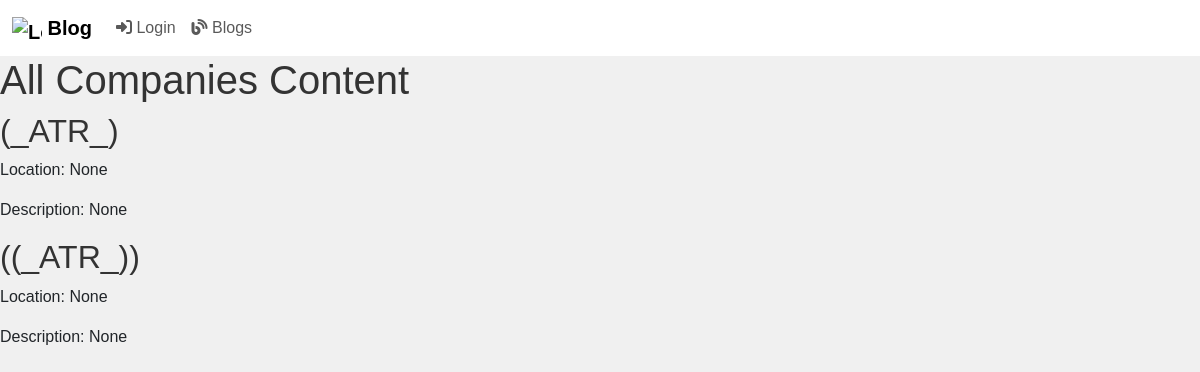
The page /all_companies_content/ on the database as committed earlier.
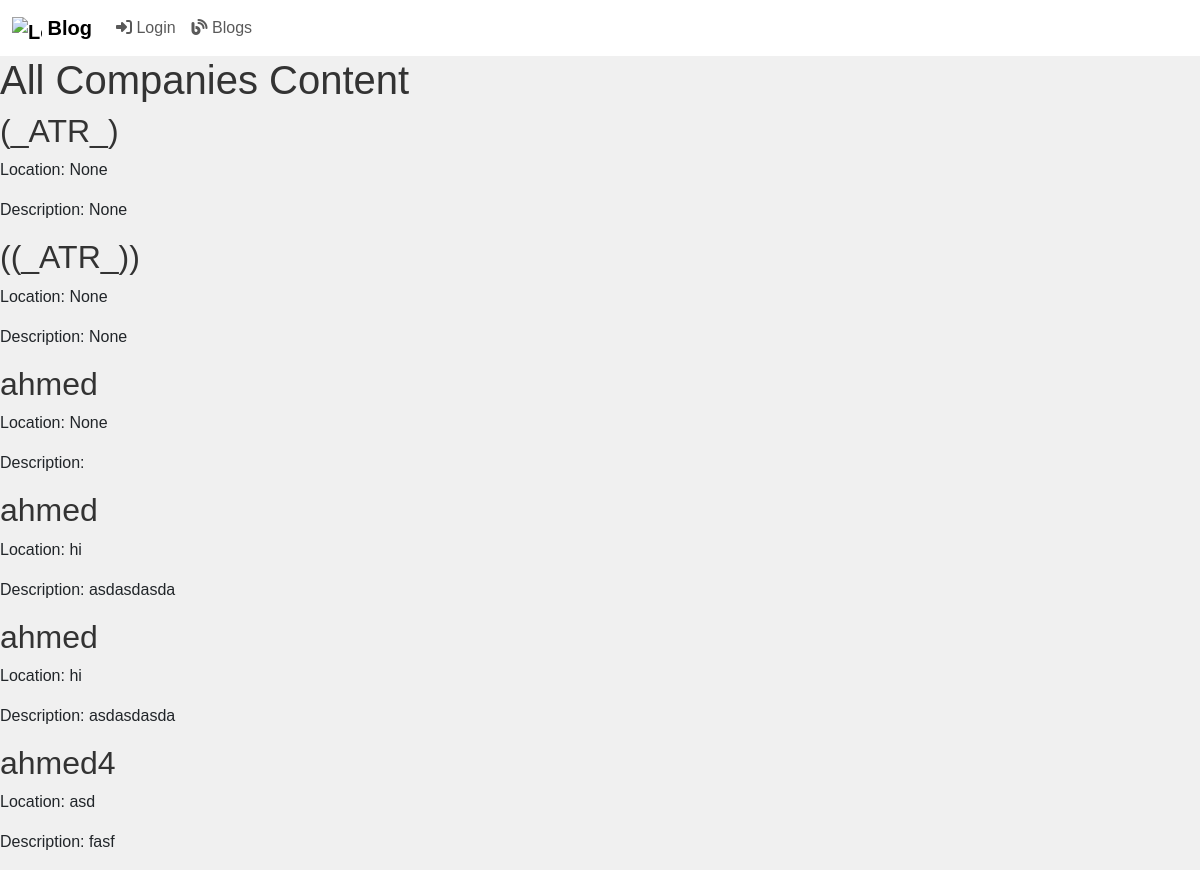
The same page on the database as committed later.
### myApp/models.py (models this page shows, shortened)
class Company(models.Model):
  ID = models.BigAutoField(auto_created = True, primary_key=True, verbose_name="ID")
  name = models.CharField(max_length=30)
  manager = models.ForeignKey(User, on_delete=models.CASCADE, blank=False)
  location = models.CharField(max_length=100, null=True, blank=True)
  description = models.TextField(null=True, blank=True)

### myApp/views.py (the view)
# urls.py: path('all_companies_content/', views.all_company, name='all_companies_content'),
def all_company(request):
    companies = Company.objects.all()
    company_content = {}
    for company in companies:
        content = Content.objects.filter(company=company)
        company_content[company] = content
    return render(request, 'blog/company_content.html', {'company_content': company_content})

### myApp/templates/Blog/company_content.html (shortened to what this page needs)
<!DOCTYPE html>
<html lang="en">
	{% load static %} {% load crispy_forms_tags %}
<head>
    <link href="{% static 'css/bootstrap.css' %}" rel="stylesheet" />
    <link href="{% static 'css/home.css' %}" rel="stylesheet" />
</head>
<body>
    {% include "Blog/blogNavBar.html" %}
    <h1>All Companies Content</h1>
    {% for company, content in company_content.items %}
    <h2>{{ company.name }}</h2>
    <p>Location: {{ company.location }}</p>
    <p>Description: {{ company.description }}</p>
    {% empty %}
    <p>No content available for this company.</p>
    {% endfor %}
</body>
</html>

### myApp/templates/Blog/blogNavBar.html (shortened to what this page needs)
{% block content %}
{% load my_custom_tags %}
<nav class="navbar sticky-top navbar-expand-lg" style="background-color: white;">
	<div class="container-fluid">
    <a class="navbar-brand" href="{% url 'showBlogs' %}">
      <img src="https://getbootstrap.com/docs/5.3/assets/brand/bootstrap-logo.svg" alt="Logo" width="30" height="24" class="d-inline-block align-text-top">
      Blog
    </a>
	<link rel="stylesheet" href="https://cdnjs.cloudflare.com/ajax/libs/font-awesome/6.1.0/css/all.min.css">
		<div class="collapse navbar-collapse" id="navbarSupportedContent">
			<ul class="navbar-nav mr-auto">
				{% if user.is_authenticated %}
				<li class="nav-item">
					<a class="nav-link" href="{% url 'user' %}">
						<i class="fas fa-user"></i> {{ user.username }}
					</a>
				</li>
				<li class="nav-item">
					<a class="nav-link" href="{% url 'logout' %}">
						<i class="fas fa-sign-out-alt"></i> Logout
					</a>
				</li>
				<li class="nav-item">
					<a class="nav-link" href="{% url 'password_change' %}">
						<i class="fas fa-key"></i> Change Password
					</a>
				</li>
				{% else %}
				<li class="nav-item">
					<a class="nav-link" href="{% url 'login' %}">
						<i class="fas fa-sign-in-alt"></i> Login
					</a>
				</li>
				{% endif %}
				<li class="nav-item">
					<a class="nav-link" href="{% url 'showBlogs' %}">
						<i class="fas fa-blog"></i> Blogs
					</a>
				</li>
			</ul>
			</div>
		</div>
</nav>
{% endblock %}

### static/css/home.css (style rules this page uses)
body { background-color: #f5f5f5; }
a { text-decoration: none; color: #007bff; font-weight: 700; }

### myApp/templates/Blog/company_content.html (style rules this page uses)
body { font-family: Arial, sans-serif; background-color: #f0f0f0; margin: 0; padding: 0; }
h1, h2, h3 { color: #333; }

Rows that differ between the two databases and show on the page:
added Company: name "ahmed", location "None"
added Company: name "ahmed", location "hi", description "asdasdasda"
added Company: name "ahmed", location "hi", description "asdasdasda"
added Company: name "ahmed4", location "asd", description "fasf"
